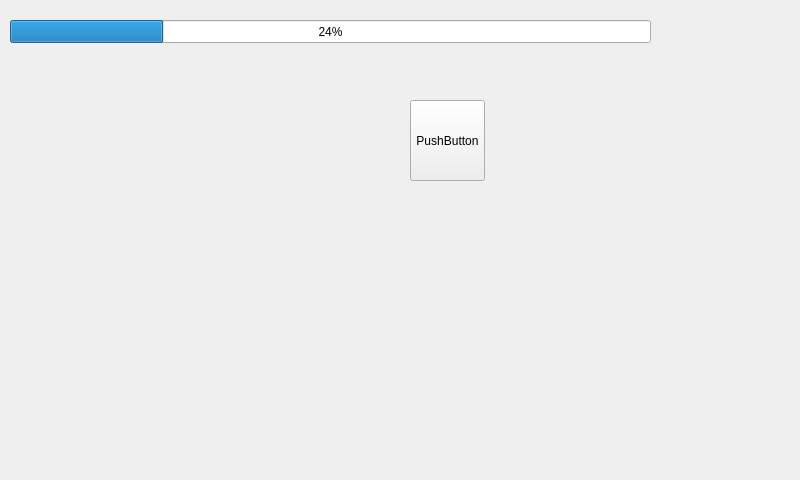
<?xml version="1.0" encoding="UTF-8"?>
<ui version="4.0">
 <class>GPSForm</class>
 <widget class="QWidget" name="GPSForm">
  <property name="geometry">
   <rect>
    <x>0</x>
    <y>0</y>
    <width>800</width>
    <height>480</height>
   </rect>
  </property>
  <property name="windowTitle">
   <string>Form</string>
  </property>
  <widget class="QProgressBar" name="progressBar">
   <property name="geometry">
    <rect>
     <x>10</x>
     <y>20</y>
     <width>641</width>
     <height>23</height>
    </rect>
   </property>
   <property name="value">
    <number>24</number>
   </property>
  </widget>
  <widget class="QPushButton" name="pushButton">
   <property name="geometry">
    <rect>
     <x>410</x>
     <y>100</y>
     <width>75</width>
     <height>81</height>
    </rect>
   </property>
   <property name="text">
    <string>PushButton</string>
   </property>
  </widget>
 </widget>
 <resources/>
 <connections/>
</ui>
